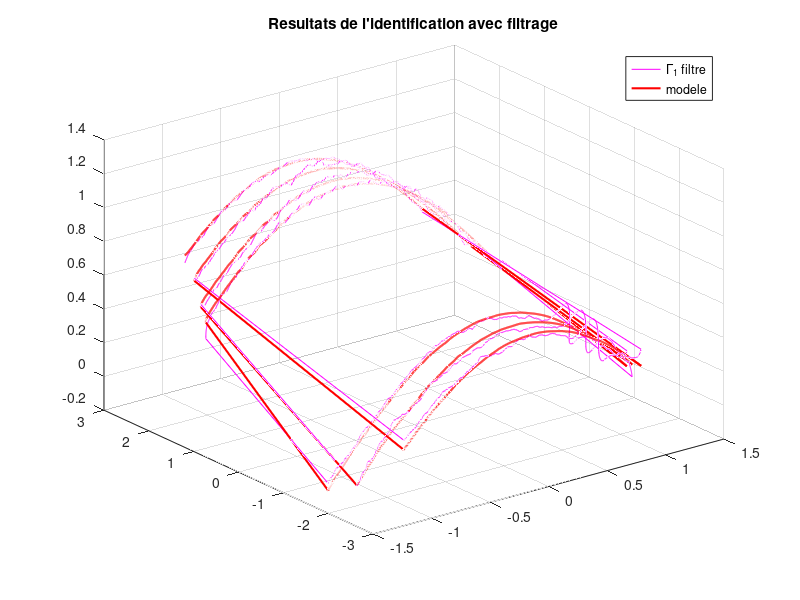

Recreate this plot in MATLAB.
%% CE SCRIPT PERMET D'IDENTIFIER LES PARAMETRES DU MODELE
%% DE L'AXE 2 POUR DES MOUVEMENTS A VITESSE CONSTANTE
%% v1 G. MOREL - 2005/12/29
%% v2 V. PADOIS - 2007/10/31
%% v3 V. PADOIS - 2012/12/03

clear all; %% efface toutes les variables existantes
load releve_vit_cste_axe1; %% charge les releves experimentaux

%% Parametres connus a priori:
kc1=0.0525; %% constante de couple de l'axe 1.
N1=20.25; %% inverse du rapport de reduction de l'axe 1.

%% Construction de la matrice Y.
for(i=1:length(ifil1))  %% length(i1) = nombre d'echantillons.
    Y(i,1:4) = [ cos(q1(i)) sign(qpfil1(i)) qpfil1(i) 1 ];
    u(i,1) = kc1*N1*ifil1(i);
end
%% Calcul des parametres
p1=pinv(Y)*u;

%% Affichage des resultats.
format long
disp('Parametres estimes a partir des donnees brutes :');
p1'

figure(1)
clf; %% clear figure
h=plot3(q1,qpfil1,kc1*N1*ifil1,'m');
set(h,'LineWidth',0.5);
hold on; %% permet de conserver le graphique et d'en ajouter d'autres sur la meme fig.
h=plot3(q1,qpfil1,Y*p1,'r');
set(h,'LineWidth',1.5);
title('Resultats de l''identification avec filtrage');
legend('\Gamma_1 filtre', 'modele');
grid on;
